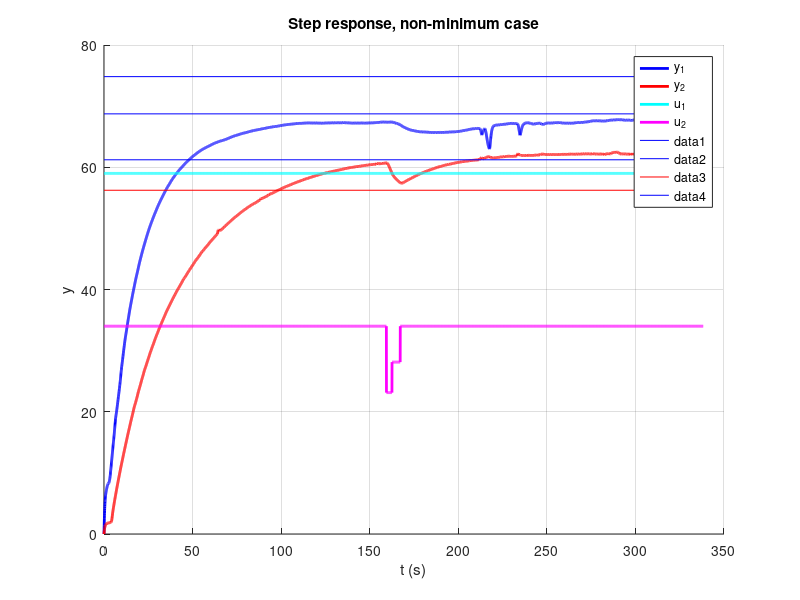

MATLAB code for this plot:
clear all
close all

mat = load('backup/manualcontrol_minphase_15cm_u1_59_u2_34.mat');

time = mat.dat.time;
y1 = mat.dat.signals(1,1).values(:,1);
y2 = mat.dat.signals(1,1).values(:,2);
u1 = mat.dat.signals(1,2).values(:,1);
u2 = mat.dat.signals(1,2).values(:,2);

figure
hold on
plot(time,y1,'LineWidth',2,'Color','blue');
plot(time,y2,'LineWidth',2,'Color','red');
plot(time,u1,'LineWidth',2,'Color','cyan');
plot(time,u2,'LineWidth',2,'Color','magenta');
grid
xlabel('t (s)');
ylabel('y');
title('Step response, non-minimum case');
legend('y_1','y_2','u_1','u_2');


plot([0 max(time)],[0.9*max(y1) 0.9*max(y1)],'b');
plot([0 max(time)],[1.1*max(y1) 1.1*max(y1)],'b');


plot([0 max(time)],[0.9*max(y2) 0.9*max(y2)],'r');
plot([0 max(time)],[1.1*max(y2) 1.1*max(y2)],'b');

% hold on
% grid
% p2 = plot(time,y2,'LineWidth',2,'Color','b');
% leg = legend([p1,p2],'y1','y2');
% set(leg,'Location','NorthWest')

% subplot(2,1,2)
% plot(Y)
% grid
% ylabel 'Y'
% subplot(2,1,1)
% plot(U)
% grid
% ylabel 'U'
